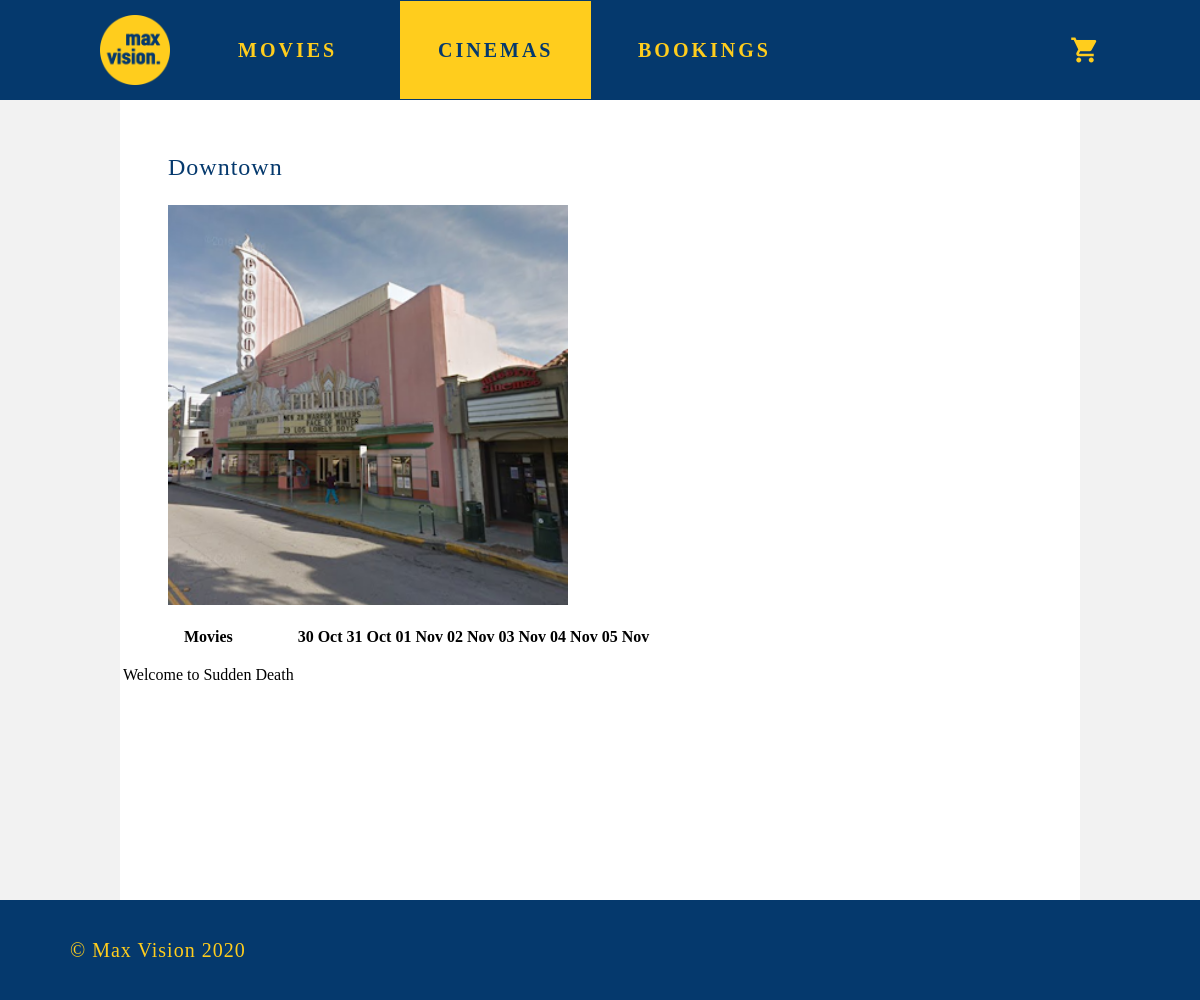
Page /cinemas/cinema_page.php?cinema_id=2 on the committed database.
### tables this page shows
CREATE TABLE IF NOT EXISTS `cinemas` (
  `id` int(8) NOT NULL AUTO_INCREMENT,
  `cinema_name` varchar(255) NOT NULL,
  `address` varchar(255) NOT NULL,
  `telephone` varchar(255) NOT NULL,
  `description` varchar(1000) NOT NULL,
  `picture` varchar(255) NOT NULL,
  PRIMARY KEY (`id`)
);

CREATE TABLE IF NOT EXISTS `movies` (
  `id` int(3) NOT NULL AUTO_INCREMENT,
  `movie_name` varchar(255) NOT NULL,
  `genre` varchar(255) NOT NULL,
  `genre1` varchar(255),
  `genre2` varchar(255),
  `genre3` varchar(255),
  `genre4` varchar(255),
  `genre5` varchar(255),
  `description` varchar(1000) NOT NULL,
  `picture_url` varchar(1000) NOT NULL,
  PRIMARY KEY (`id`)
);

### constants.php (called while the page is built, shortened)
<?php
    $today = date("Y-m-d");
?>

### cinemas/cinema_page.php (the view, shortened to what this page needs)
<!DOCTYPE html>
<html>
   <head>
       <link rel="stylesheet" href="../css/main.css">
       <link rel="stylesheet" href="cinemas_location.css">
   </head>
   <body>
       <div id="main-header">
           <div class="row">
               <div class="col-2"><a href="../index.php" ><img class="cinema-name" src="../assets/common/logo2.png"></a></div>
               <div class="col-2"><a class="tab" href="../index.php">MOVIES</a></div>
               <div class="col-2"><a class="tab active" href="cinemas.php">CINEMAS</a></div>
               <div class="col-2"><a class="tab" href="../bookings/bookings.php">BOOKINGS</a></div>
               <div class="col-2"></div>
               <div class="col-2"><a class="cart" href="../booking_cart/booking_cart.php">shopping_cart</a></div>
           </div>
       </div>
       <div id="main-body">
            <div id="content-box">
				<?php
                    include '../config.php';
					include '../constants.php';
                    $cinema_id = $_GET['cinema_id'];
					$query = "SELECT * FROM `cinemas` WHERE `id`=$cinema_id";
                    $cinema = $db->query($query);
                    $row = $cinema->fetch_assoc();
				?>
                <div>
                    <?php echo '<p class="page-title">'.$row['cinema_name'].'</p>' ?>
                </div>
				<div class="row">
					<div class="col-3">
						<div id="cin-pic">
							<?php
                            echo '<img src="..'.$row['picture'].'" style="width:auto;" width="400" height="400">';
							?>
						</div>
					</div>
				</div>
            </div>
			<div class="row">
				<table>
					<?php
					$day=array($today, date('Y-m-d',strtotime("+1 day", strtotime($today))), date('Y-m-d',strtotime("+2 day", strtotime($today))), date('Y-m-d',strtotime("+3 day", strtotime($today))), date('Y-m-d',strtotime("+4 day", strtotime($today))), date('Y-m-d',strtotime("+5 day", strtotime($today))), date('Y-m-d',strtotime("+6 day", strtotime($today))));
					?>
					<tr>
						<th><p>Movies</p></th>
						<?php
						for ($x=0;$x<7;$x++){
							echo'<th>'.date('d M',strtotime($day[$x])).'</th>';
						}
						?>
					</tr>
					<?php
					$query = "SELECT id, movie_id, CAST(timing AS DATE) date, timing AS time_movie FROM movsessions WHERE `cinema_id`=$cinema_id ORDER BY `movie_id` ASC, `timing` ASC";
					$movie_sess = $db->query($query);
					$query2= "SELECT id, movie_name FROM movies ORDER BY 'id' ASC";
					$movie_name = $db->query($query2);
					$row = $movie_sess->fetch_assoc();
					while ($row2 = $movie_name->fetch_assoc()){
						$movie_row=$row2['id'];
						if ($movie_row==$row['movie_id']){
							echo '<tr>
								  <td>'.$row2['movie_name'].'</td>';
							for ($x=0;$x<7;$x++){
								echo'<td>';
								echo'</td>';
							}
							echo '</tr>';
							while (!in_array($row['date'],$day)){
								if (!$row = $movie_sess->fetch_assoc())
									break;
							}
						}
					}
					?>
				</table>
			</div>
       </div>
       <div id="main-footer">
           <p>&#169; Max Vision 2020</p>
       </div>
   </body>
</html>

### css/main.css (style rules this page uses)
#main-header { height: 100px; background-color: #05396D; width: 100%; position: fixed; z-index: 1; }
body { background: #F2F2F2; margin: 0px; font-family: 'lato.regular', Geneva; min-width: 1200px; }
#main-header a:link, #main-header a:visited, #main-header a:active { text-decoration: none; color: #FFCD1D; }
#main-header .active { background-color: #FFCD1D; color: #05396D !important; }
.tab { color: #FFCD1D; letter-spacing: 3px; vertical-align: middle; line-height: 100px; margin-right: 70px; font-weight: 700; font-size: 20px; padding: 38px; }
.cinema-name { width: 70px; height: 70px; margin: 15px 100px; float: left; }
.cart { font-family: 'MaterialIcons-Regular'; color: #FFCD1D; font-size: 30px; float: right; line-height: 100px; margin-right: 100px; }
#main-body { width: 80%; background-color: white; margin-left: auto; margin-right: auto; min-height: 100vh; padding-top: 100px; height: auto; z-index: -1; }
.page-title { font-size: 24px; letter-spacing: 1px; color: #05396D; }
#content-box { width: 90%; margin: auto; padding-top: 30px; height: 100%; }
#main-footer { background-color: #05396D; height: 100px; color: #FFCD1D; vertical-align: middle; line-height: 100px; letter-spacing: 1px; font-size: 20px; padding-left: 70px; }
#main-footer p { margin-top: 0px !important; }
.row { display:flex; flex-wrap:wrap; }
.col-2 { flex:0 0 16.666667%; max-width:16.666667% }
.col-3 { flex:0 0 25%; max-width:25%; margin: 0px; }

### rows in the picture
cinemas: cinema_name "Downtown", picture (picture)
movies: movie_name "Welcome to Sudden Death"

### other values in the picture
date('d M',strtotime($day[$x])) "30 Oct"
date('d M',strtotime($day[$x])) "31 Oct"
date('d M',strtotime($day[$x])) "01 Nov"
date('d M',strtotime($day[$x])) "02 Nov"
date('d M',strtotime($day[$x])) "03 Nov"
date('d M',strtotime($day[$x])) "04 Nov"
date('d M',strtotime($day[$x])) "05 Nov"
